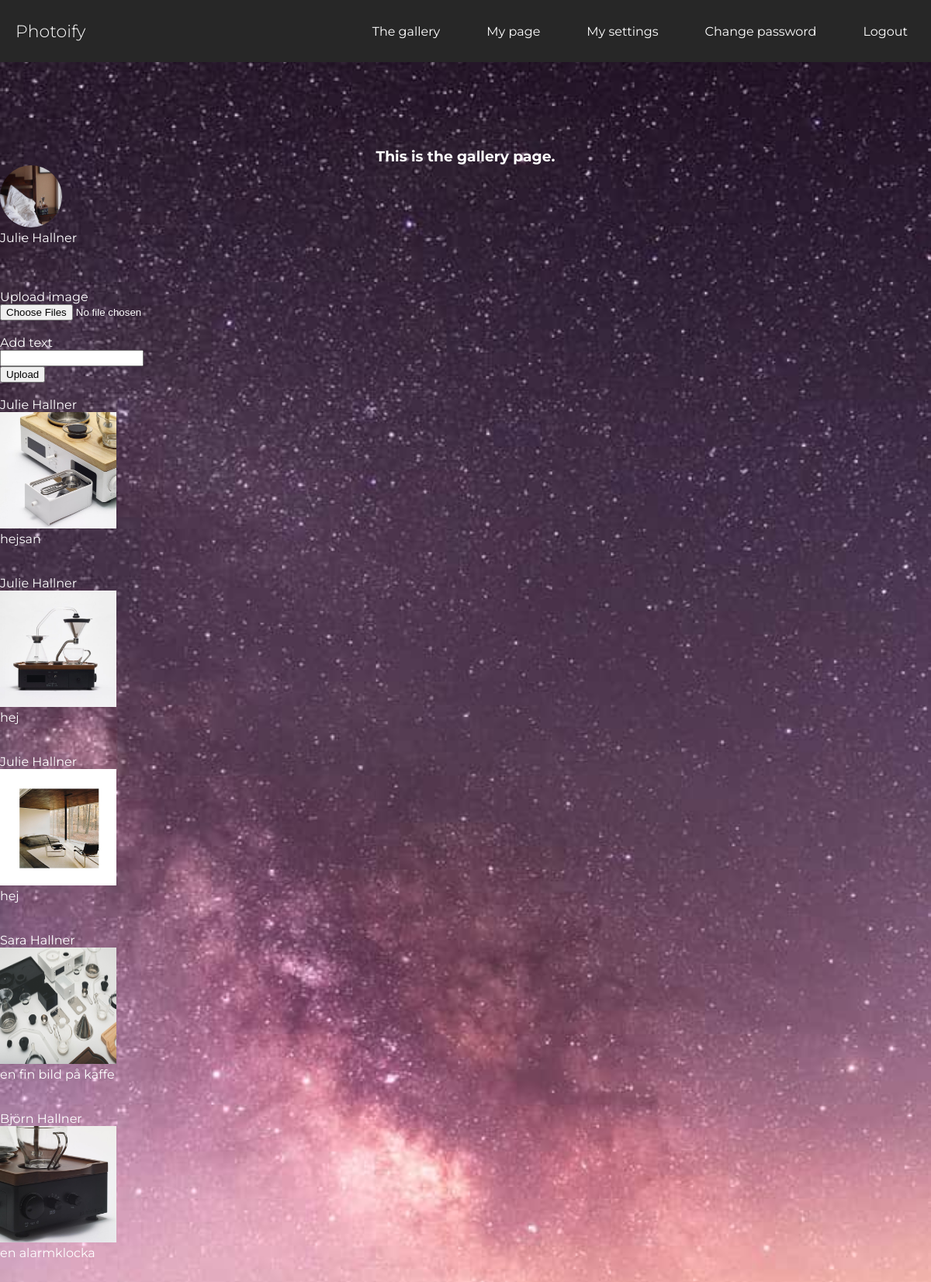
Screenshot of / (signed in) with the database file from the repository.
### tables this page shows
CREATE TABLE "posts" (
	`post_id`	INTEGER NOT NULL PRIMARY KEY AUTOINCREMENT,
	`post`	TEXT NOT NULL,
	`date`	TEXT,
	`user_id`	INTEGER,
	`content`	TEXT
);

CREATE TABLE "users" (
	`user_id`	INTEGER NOT NULL PRIMARY KEY AUTOINCREMENT,
	`first_name`	TEXT NOT NULL,
	`last_name`	TEXT NOT NULL,
	`profile_pic`	TEXT DEFAULT 'default_profile.jpg',
	`email`	TEXT NOT NULL UNIQUE,
	`password`	TEXT NOT NULL,
	`bio`	TEXT
);

### home.php (the view)
<article class="homepage">
    <h1>This is the gallery page.</h1>
    <?php if (isset($_SESSION['user'])): ?>
       <img class="profile-pic" src="image/profile/<?php echo $_SESSION['user']['profile_pic'];?>" alt="avatar">
       <p> <?php echo $_SESSION['user']['first_name']. ' '.$_SESSION['user']['last_name']; ?></p>
   <?php endif; ?>
<br><br><br>
<div class="gallery-page">
    <form action="app/posts/store.php" method="post" enctype="multipart/form-data">
             <div>
                 <p><label for="images">Upload image</label></p>
                 <input type="file"  value="upload file" name="post" id="images" accept=".png, .jpeg, .jpg" multiple required>
             </div><br>
             <div class="form-group">
                 <p>
                     <label>Add text</label><br>
                     <input type="text" name="content">
                 </p>
             </div>
             <button type="submit">Upload</button>
         </form>
         <br>
<?php
    $statement = $pdo->prepare('SELECT a.post, a.content, c.first_name, c.last_name FROM posts a
        LEFT JOIN users c ON a.user_id=c.user_id;');
        $statement->execute();
        $posts = $statement->fetchAll(PDO::FETCH_ASSOC);
 ?>
    <?php foreach ($posts as $post): ?>
        <p><?php echo $post['first_name'].' '. $post['last_name'];?></p>
        <img style="width: 150px; height: 150px;" class="gallery-pics" src="image/post/<?php echo $post['post'];?>" alt="photoify">
        <br>
        <p><?php echo $post['content'];?></p>
        <br>
        <br>
        <?php endforeach; ?>
    </div>
</article>

### assets/styles/main.css (style rules this page uses)
* { box-sizing: border-box; margin: 0px; }
body { width: 100%; height: 100vh; background-color: white; display:flex; flex-direction: column; background-image: url("/image/bg_photoify2.jpg"); background-repeat: no-repeat; background-size: cover; font-family: 'Montserrat', sans-serif; }
.homepage { color: white; }
.homepage h1 { text-align: center; }
.profile-pic { height: 5em; width: 5em; border-radius: 50%; }
@media screen and (min-width: 700px) { * { box-sizing: border-box; margin: 0px; } }

### rows the page displays
posts: user.first_name "Julie", user.last_name "Hallner", post (picture), content "hejsan"
posts: user.first_name "Julie", user.last_name "Hallner", post (picture), content "hej"
posts: user.first_name "Julie", user.last_name "Hallner", post (picture), content "hej"
posts: user.first_name "Sara", user.last_name "Hallner", post (picture), content "en fin bild på kaffe"
posts: user.first_name "Björn", user.last_name "Hallner", post (picture), content "en alarmklocka"

### other values shown
$_SESSION['user']['first_name'] "Julie"
$_SESSION['user']['last_name'] "Hallner"
